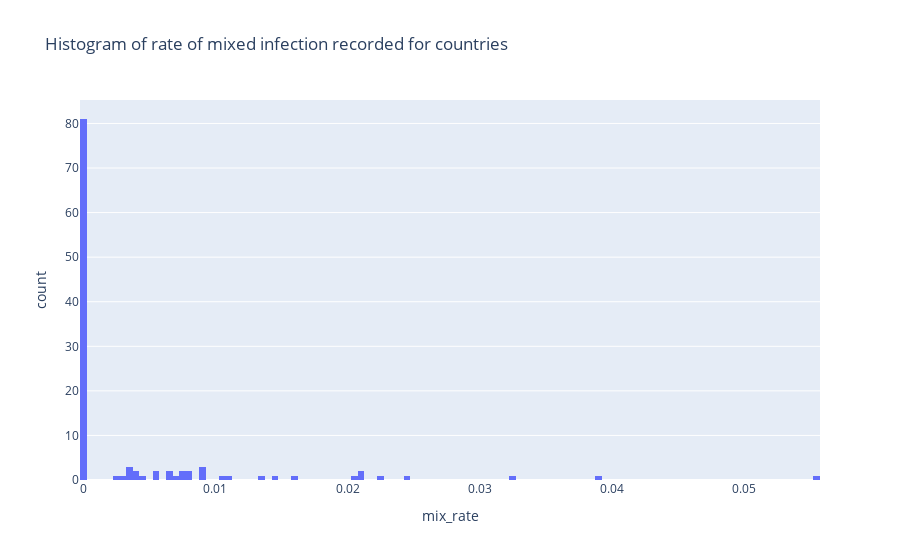

Write notebook code for a chart like this one.
### Code cell
df = px.data.tips()
fig = px.histogram(df_count, x="mix_rate", nbins=200, title='Histogram of rate of mixed infection recorded for countries',labels={'mixed_rate':'mixed infection sample number'})
fig.show()

### Figure 1 — Plotly figure (JSON) as saved in the notebook; plotly's stock layout.template omitted (floating-point values rounded to 4 significant figures)
{"data": [{"alignmentgroup": "True", "bingroup": "x", "hovertemplate": "mix_rate=%{x}<br>count=%{y}<extra></extra>", "legendgroup": "", "marker": {"color": "#636efa", "pattern": {"shape": ""}}, "name": "", "nbinsx": 200, "offsetgroup": "", "orientation": "v", "showlegend": false, "type": "histogram", "x": [0, 0, 0, 0, 0, 0.00641, 0, 0, 0, 0, 0, 0, 0.003922, 0, 0.02111, 0, 0.003295, 0, 0, 0.009234, 0, 0, 0.01084, 0, 0.05556, 0, 0, 0.003145, 0.007299, 0, 0, 0.02469, 0, 0, 0, 0.006623, 0, 0, 0, 0.007931, 0.02098, 0, 0, 0, 0, 0, 0.007463, 0, 0, 0, 0.0205, 0, 0, 0, 0.007833, 0, 0, 0, 0, 0, 0.00885, 0, 0, 0, 0, 0.007092, 0, 0, 0, 0, 0, 0.03905, 0, 0, 0, 0.002462, 0, 0.003846, 0.01587, 0.01435, 0.005464, 0, 0, 0.005333, 0, 0.02273, 0, 0, 0, 0, 0, 0, 0, 0, 0, 0, 0, 0.0033, 0, 0, 0.003318, 0, 0.03252, 0, 0, 0, 0, 0.009132, 0, 0.004545, 0, 0.01362, 0.0105, 0], "xaxis": "x", "yaxis": "y"}], "layout": {"barmode": "relative", "legend": {"tracegroupgap": 0}, "title": {"text": "Histogram of rate of mixed infection recorded for countries"}, "xaxis": {"anchor": "y", "domain": [0, 1], "title": {"text": "mix_rate"}}, "yaxis": {"anchor": "x", "domain": [0, 1], "title": {"text": "count"}}}}
